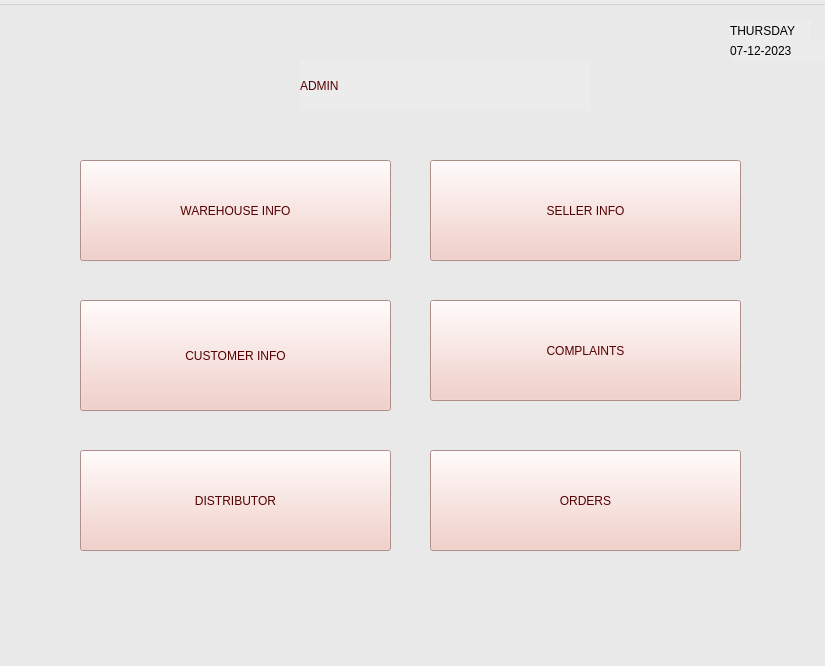
<?xml version="1.0" encoding="UTF-8"?>
<ui version="4.0">
 <class>Form</class>
 <widget class="QWidget" name="Form">
  <property name="geometry">
   <rect>
    <x>0</x>
    <y>0</y>
    <width>825</width>
    <height>666</height>
   </rect>
  </property>
  <property name="windowTitle">
   <string>Form</string>
  </property>
  <property name="styleSheet">
   <string notr="true">background-color:rgb(236, 236, 236)</string>
  </property>
  <widget class="QGroupBox" name="groupBox">
   <property name="geometry">
    <rect>
     <x>-10</x>
     <y>0</y>
     <width>891</width>
     <height>681</height>
    </rect>
   </property>
   <property name="styleSheet">
    <string notr="true">background-image: url('C:/Users/USER/Downloads/Project_DB(updated ui)/tbg.jpeg');
</string>
   </property>
   <property name="title">
    <string/>
   </property>
   <widget class="QLabel" name="label">
    <property name="geometry">
     <rect>
      <x>740</x>
      <y>20</y>
      <width>81</width>
      <height>21</height>
     </rect>
    </property>
    <property name="text">
     <string>THURSDAY</string>
    </property>
   </widget>
   <widget class="QLabel" name="label_3">
    <property name="geometry">
     <rect>
      <x>740</x>
      <y>40</y>
      <width>121</width>
      <height>21</height>
     </rect>
    </property>
    <property name="text">
     <string>07-12-2023</string>
    </property>
   </widget>
  </widget>
  <widget class="QPushButton" name="seller">
   <property name="geometry">
    <rect>
     <x>430</x>
     <y>160</y>
     <width>311</width>
     <height>101</height>
    </rect>
   </property>
   <property name="styleSheet">
    <string notr="true">font: 75 italic 16pt &quot;Bodoni MT&quot;;
color: rgb(85, 0, 0);
background-color: rgb(242, 199, 191);</string>
   </property>
   <property name="text">
    <string>SELLER INFO</string>
   </property>
  </widget>
  <widget class="QLabel" name="label_2">
   <property name="geometry">
    <rect>
     <x>300</x>
     <y>60</y>
     <width>291</width>
     <height>51</height>
    </rect>
   </property>
   <property name="styleSheet">
    <string notr="true">color: rgb(85, 0, 0);
font: 75 italic 36pt &quot;Bodoni MT&quot;;
background-image: url('C:/Users/USER/Downloads/Project_DB(updated ui)/tbg.jpeg');</string>
   </property>
   <property name="text">
    <string>ADMIN</string>
   </property>
  </widget>
  <widget class="QPushButton" name="distributor">
   <property name="geometry">
    <rect>
     <x>80</x>
     <y>450</y>
     <width>311</width>
     <height>101</height>
    </rect>
   </property>
   <property name="styleSheet">
    <string notr="true">font: 75 italic 16pt &quot;Bodoni MT&quot;;
color: rgb(85, 0, 0);
background-color: rgb(242, 199, 191);</string>
   </property>
   <property name="text">
    <string>DISTRIBUTOR</string>
   </property>
  </widget>
  <widget class="QPushButton" name="warehouse">
   <property name="geometry">
    <rect>
     <x>80</x>
     <y>160</y>
     <width>311</width>
     <height>101</height>
    </rect>
   </property>
   <property name="styleSheet">
    <string notr="true">font: 75 italic 16pt &quot;Bodoni MT&quot;;
color: rgb(85, 0, 0);
background-color: rgb(242, 199, 191);</string>
   </property>
   <property name="text">
    <string>WAREHOUSE INFO</string>
   </property>
  </widget>
  <widget class="QPushButton" name="orderbutton">
   <property name="geometry">
    <rect>
     <x>430</x>
     <y>450</y>
     <width>311</width>
     <height>101</height>
    </rect>
   </property>
   <property name="styleSheet">
    <string notr="true">font: 75 italic 16pt &quot;Bodoni MT&quot;;
color: rgb(85, 0, 0);
background-color: rgb(242, 199, 191);</string>
   </property>
   <property name="text">
    <string>ORDERS</string>
   </property>
  </widget>
  <widget class="QPushButton" name="complaints">
   <property name="geometry">
    <rect>
     <x>430</x>
     <y>300</y>
     <width>311</width>
     <height>101</height>
    </rect>
   </property>
   <property name="styleSheet">
    <string notr="true">font: 75 italic 16pt &quot;Bodoni MT&quot;;
color: rgb(85, 0, 0);
background-color: rgb(242, 199, 191);</string>
   </property>
   <property name="text">
    <string>COMPLAINTS</string>
   </property>
  </widget>
  <widget class="QPushButton" name="customer">
   <property name="geometry">
    <rect>
     <x>80</x>
     <y>300</y>
     <width>311</width>
     <height>111</height>
    </rect>
   </property>
   <property name="styleSheet">
    <string notr="true">font: 75 italic 16pt &quot;Bodoni MT&quot;;
color: rgb(85, 0, 0);
background-color: rgb(242, 199, 191);</string>
   </property>
   <property name="text">
    <string>CUSTOMER INFO</string>
   </property>
  </widget>
 </widget>
 <resources/>
 <connections/>
</ui>
